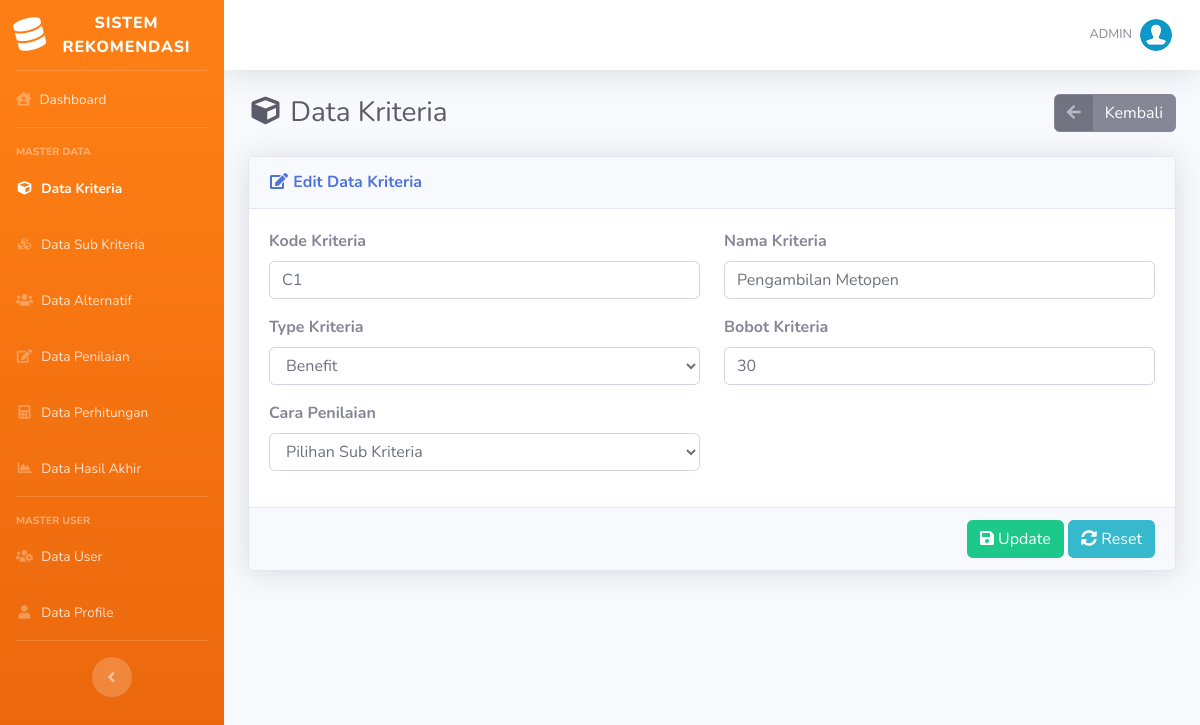
/edit-kriteria.php?id=16 (signed in), run on the app's committed database.
### tables this page shows
CREATE TABLE `kriteria` (
  `id_kriteria` int(11) NOT NULL,
  `kode_kriteria` varchar(10) NOT NULL,
  `nama` varchar(200) NOT NULL,
  `type` enum('Benefit','Cost') NOT NULL,
  `bobot` float NOT NULL,
  `ada_pilihan` tinyint(1) DEFAULT NULL
);

### includes/functions.php (called while the page is built, shortened)
<?php
function get_role() {
	if(isset($_SESSION['user_id']) && isset($_SESSION['role'])) {
		if($_SESSION['role'] == '1') {
			return 'admin';
		} else {
			return 'user';
		}
	} else {
		return false;
	}
}
?>

### edit-kriteria.php (the view, shortened to what this page needs)
<?php require_once('includes/init.php');
$user_role = get_role();
if($user_role == 'admin') {
$id_kriteria = (isset($_GET['id'])) ? trim($_GET['id']) : '';
require_once('template/header.php');
?>
<div class="d-sm-flex align-items-center justify-content-between mb-4">
    <h1 class="h3 mb-0 text-gray-800"><i class="fas fa-fw fa-cube"></i> Data Kriteria</h1>
	<a href="list-kriteria.php" class="btn btn-secondary btn-icon-split"><span class="icon text-white-50"><i class="fas fa-arrow-left"></i></span>
		<span class="text">Kembali</span>
	</a>
</div>
<div class="card shadow mb-4">
    <div class="card-header py-3">
        <h6 class="m-0 font-weight-bold text-primary"><i class="fas fa-fw fa-edit"></i> Edit Data Kriteria</h6>
    </div>
	<form action="edit-kriteria.php?id=<?php echo $id_kriteria; ?>" method="post">
		<?php
		if(!$id_kriteria) {
		?>
		<div class="card-body">
			<div class="alert alert-danger">Data tidak ada</div>
		</div>
		<?php
		}else{
		$data = mysqli_query($koneksi,"SELECT * FROM kriteria WHERE id_kriteria='$id_kriteria'");
		$cek = mysqli_num_rows($data);
		if($cek <= 0) {
		?>
		<div class="card-body">
			<div class="alert alert-danger">Data tidak ada</div>
		</div>
		<?php
		}else{
			while($d = mysqli_fetch_array($data)){
		?>
		<div class="card-body">
			<div class="row">
				<div class="form-group col-md-6">
					<label class="font-weight-bold">Kode Kriteria</label>
					<input autocomplete="off" type="text" name="kode_kriteria" required value="<?php echo $d['kode_kriteria']; ?>" class="form-control"/>
				</div>
				<div class="form-group col-md-6">
					<label class="font-weight-bold">Nama Kriteria</label>
					<input autocomplete="off" type="text" name="nama" required value="<?php echo $d['nama']; ?>" class="form-control"/>
				</div>
				<div class="form-group col-md-6">
					<label class="font-weight-bold">Type Kriteria</label>
					<select name="type" class="form-control" required>
						<option value="Benefit" <?php if($d['type']=="Benefit") {echo "selected";} ?>>Benefit</option>
					</select>
				</div>
				<div class="form-group col-md-6">
					<label class="font-weight-bold">Bobot Kriteria</label>
					<input autocomplete="off" type="number" name="bobot" required value="<?php echo $d['bobot']; ?>" step="0.01" class="form-control"/>
				</div>
				<div class="form-group col-md-6">
					<label class="font-weight-bold">Cara Penilaian</label>
					<select name="ada_pilihan" class="form-control" required>
						<option value="1" <?php if($d['ada_pilihan']=="1") {echo "selected";} ?>>Pilihan Sub Kriteria</option>
					</select>
				</div>
			</div>
		</div>
		<div class="card-footer text-right">
            <button name="submit" value="submit" type="submit" class="btn btn-success"><i class="fa fa-save"></i> Update</button>
            <button type="reset" class="btn btn-info"><i class="fa fa-sync-alt"></i> Reset</button>
        </div>
		<?php
		}
		}
		}
		?>
	</form>
</div>
<?php
require_once('template/footer.php');
}else {
	header('Location: login.php');
}
?>

### data on the page
kriteria: kode_kriteria "C1", nama "Pengambilan Metopen", type "Benefit", bobot "30", ada_pilihan "Pilihan Sub Kriteria"

### other printed values
$_SESSION['username'] "ADMIN"
